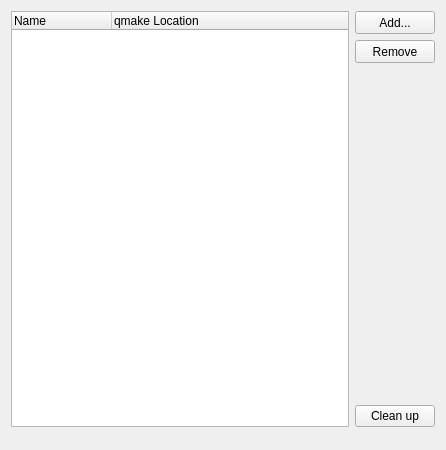
<?xml version="1.0" encoding="UTF-8"?>
<ui version="4.0">
 <class>QtSupport::Internal::QtVersionManager</class>
 <widget class="QWidget" name="QtSupport::Internal::QtVersionManager">
  <property name="geometry">
   <rect>
    <x>0</x>
    <y>0</y>
    <width>446</width>
    <height>450</height>
   </rect>
  </property>
  <layout class="QGridLayout" name="gridLayout">
   <item row="0" column="0">
    <layout class="QHBoxLayout" name="horizontalLayout">
     <item>
      <widget class="QTreeWidget" name="qtdirList">
       <property name="uniformRowHeights">
        <bool>true</bool>
       </property>
       <property name="columnCount">
        <number>2</number>
       </property>
       <column>
        <property name="text">
         <string>Name</string>
        </property>
       </column>
       <column>
        <property name="text">
         <string>qmake Location</string>
        </property>
       </column>
      </widget>
     </item>
     <item>
      <layout class="QVBoxLayout">
       <property name="spacing">
        <number>6</number>
       </property>
       <property name="margin">
        <number>0</number>
       </property>
       <item>
        <widget class="QPushButton" name="addButton">
         <property name="minimumSize">
          <size>
           <width>21</width>
           <height>23</height>
          </size>
         </property>
         <property name="text">
          <string>Add...</string>
         </property>
        </widget>
       </item>
       <item>
        <widget class="QPushButton" name="delButton">
         <property name="minimumSize">
          <size>
           <width>21</width>
           <height>23</height>
          </size>
         </property>
         <property name="text">
          <string>Remove</string>
         </property>
        </widget>
       </item>
       <item>
        <spacer>
         <property name="orientation">
          <enum>Qt::Vertical</enum>
         </property>
         <property name="sizeHint" stdset="0">
          <size>
           <width>10</width>
           <height>40</height>
          </size>
         </property>
        </spacer>
       </item>
       <item>
        <widget class="QPushButton" name="cleanUpButton">
         <property name="text">
          <string>Clean up</string>
         </property>
        </widget>
       </item>
      </layout>
     </item>
    </layout>
   </item>
   <item row="1" column="0">
    <widget class="Utils::DetailsWidget" name="versionInfoWidget" native="true"/>
   </item>
   <item row="2" column="0">
    <widget class="Utils::DetailsWidget" name="debuggingHelperWidget" native="true"/>
   </item>
  </layout>
 </widget>
 <customwidgets>
  <customwidget>
   <class>Utils::DetailsWidget</class>
   <extends>QWidget</extends>
   <header location="global">utils/detailswidget.h</header>
   <container>1</container>
  </customwidget>
 </customwidgets>
 <tabstops>
  <tabstop>qtdirList</tabstop>
  <tabstop>addButton</tabstop>
  <tabstop>delButton</tabstop>
 </tabstops>
 <resources/>
 <connections/>
</ui>
